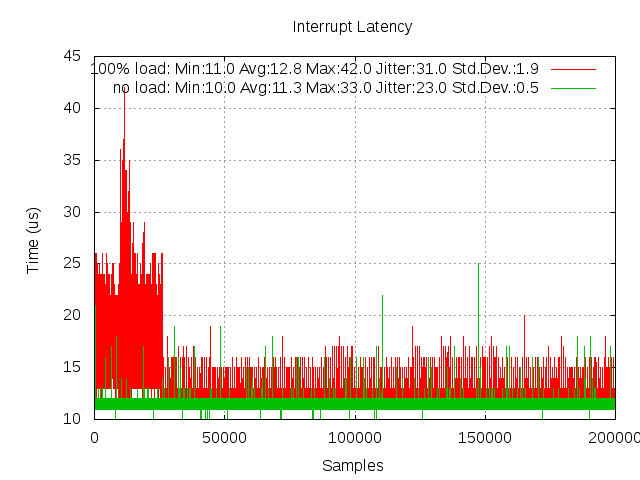

This chart was generated by the following gnuplot code:
###########Gnuplot script###################
#	set term post eps color solid enh
	set terminal png
	set grid
	set xtics 50000
	
	
	set output "interrupt_latency.png"
	set xlabel "Samples"
	set ylabel "Time (us)"
	set title "Interrupt Latency"
	plot "interrupt.log.100load"  with lines title "100% load: Min:11.0 Avg:12.8 Max:42.0 Jitter:31.0 Std.Dev.:1.9", \
		"interrupt.log.noload"  with lines title "no load: Min:10.0 Avg:11.3 Max:33.0 Jitter:23.0 Std.Dev.:0.5"
############################################
